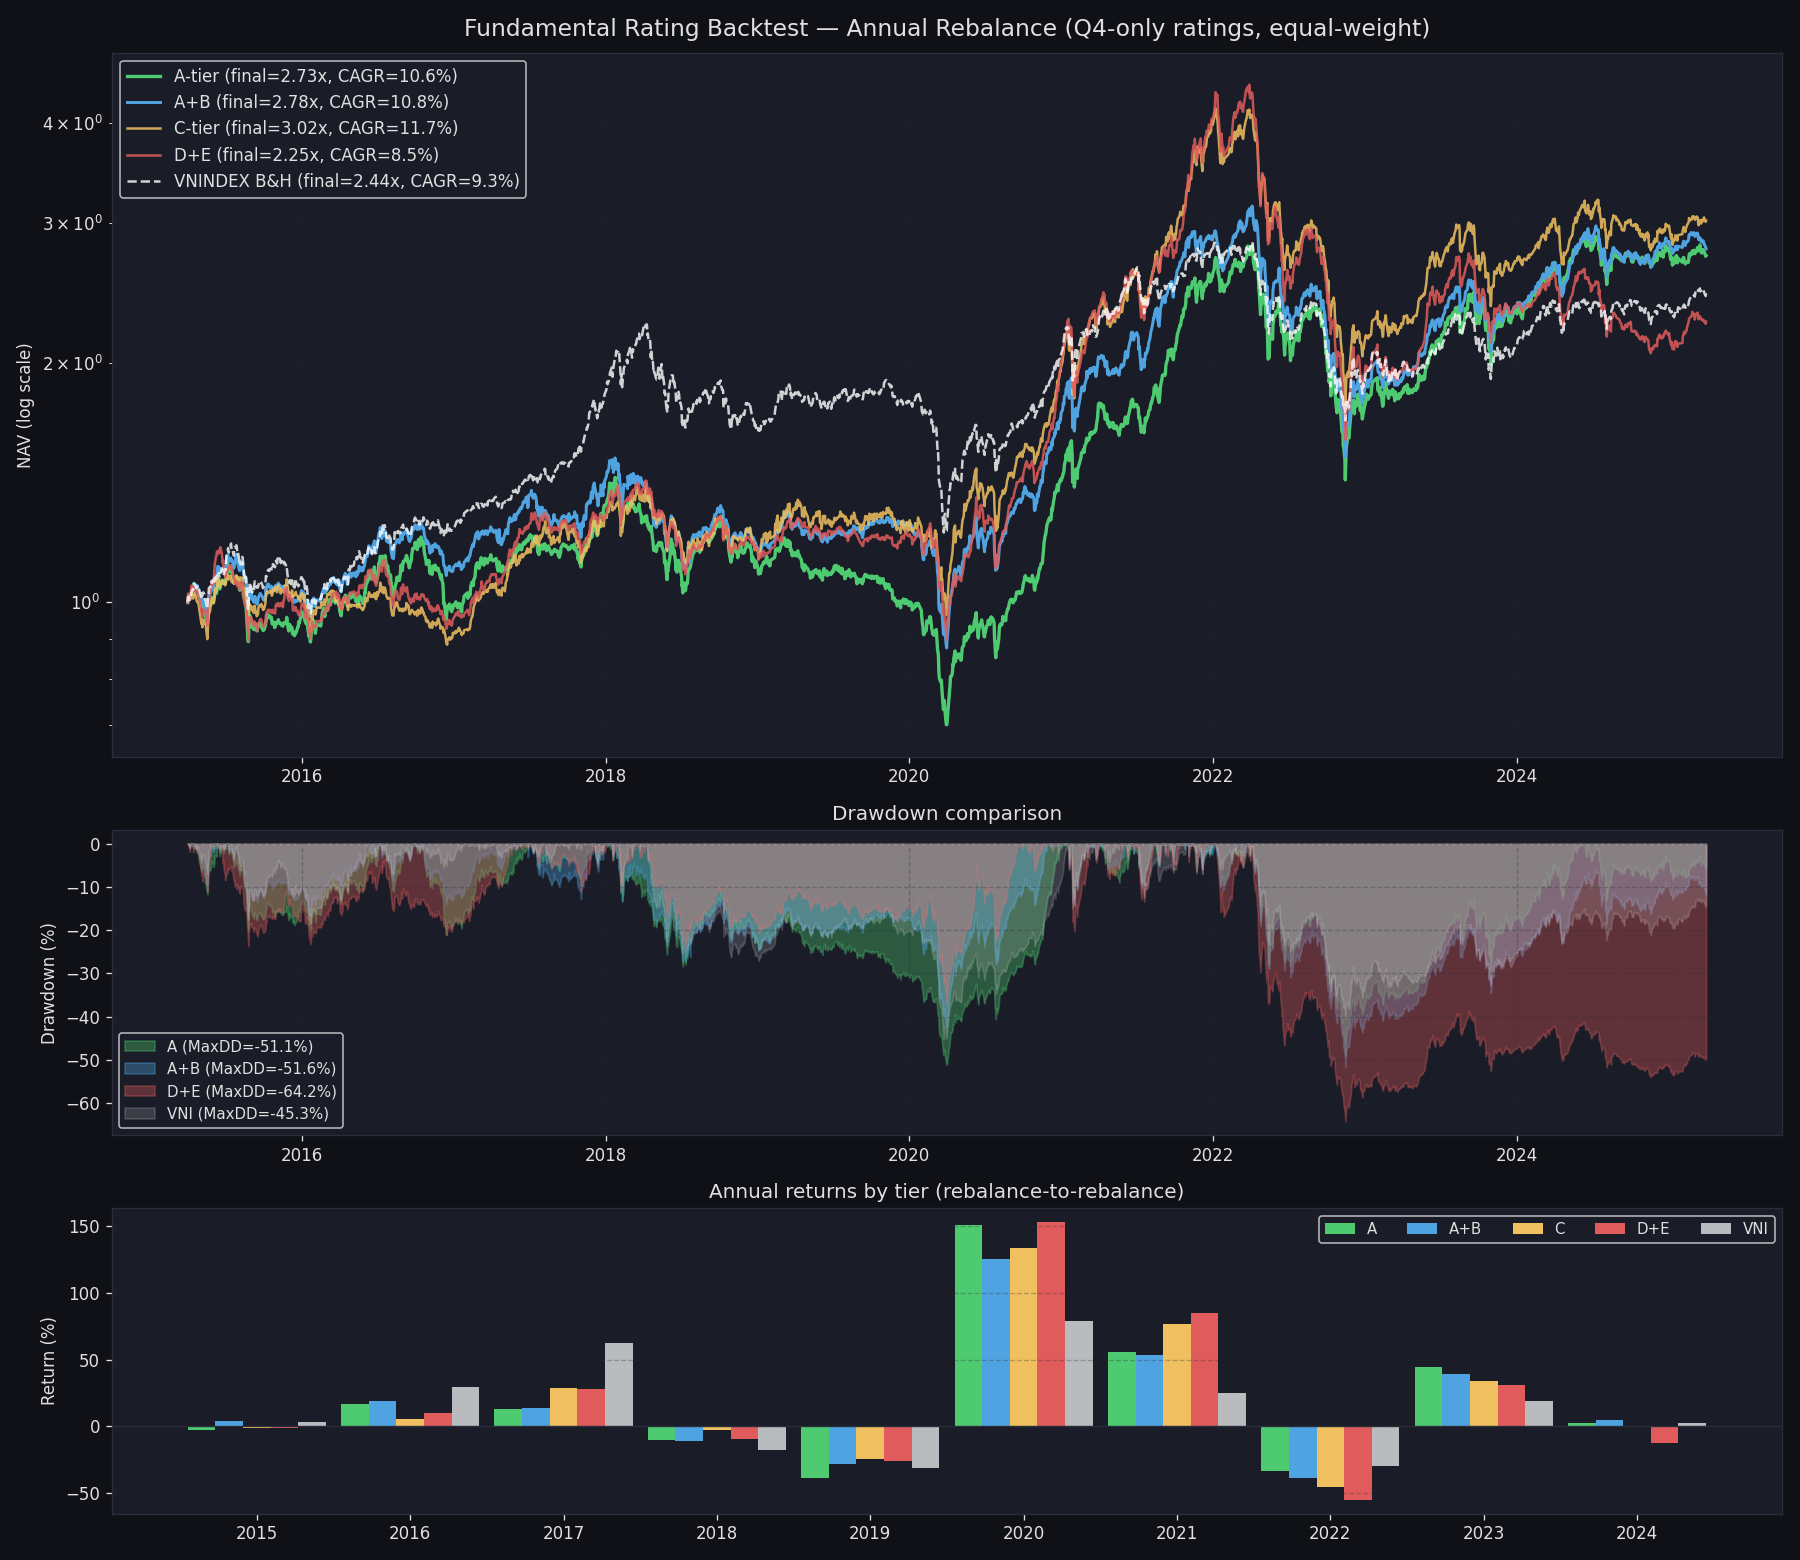

This figure's Python source:
#!/usr/bin/env python3
"""
backtest_fundamental_rating.py
==============================
Yearly-rebalance backtest of the 5-axis fundamental rating system.

Strategy: each April 1 (after annual reports release), buy equal-weighted
basket from each tier (A, A+B, C, D+E) using the latest Q4 (annual) report.
Hold for 1 year, rebalance.

Compares against VNINDEX buy-and-hold over same window.

Output:
- backtest_fundamental_rating.csv  (NAV per strategy by date)
- backtest_fundamental_rating.png  (NAV curves + per-year bars + DD)
"""
import warnings; warnings.filterwarnings("ignore")
import os, subprocess, tempfile
from io import StringIO
import numpy as np, pandas as pd
import matplotlib; matplotlib.use("Agg")
import matplotlib.pyplot as plt
import matplotlib.dates as mdates

PROJECT = "lithe-record-440915-m9"
BQ_BIN  = r"bq"
RATING_CSV = "fundamental_rating.csv"
PRICE_CSV  = "fundamental_rating_prices.csv"
OUT_NAV    = "backtest_fundamental_rating.csv"
OUT_PNG    = "backtest_fundamental_rating.png"

START      = "2015-04-01"   # First rebalance after 2014Q4 reports
END        = "2025-04-01"   # Last rebalance using 2024Q4 reports
TC         = 0.001          # 0.1% per side (CLAUDE.md convention)
MAX_REPORT_AGE = 400        # days; only use Q4 reports released within last ~13M

# ─── Style ───────────────────────────────────────────────────────────────────
DARK_BG="#0f1117"; PANEL_BG="#1a1d27"; GRID_CLR="#2a2d3a"; TEXT_CLR="#e0e0e0"
BLUE="#4fa3e0"; GREEN="#4ecb71"; RED="#e05c5c"; YELLOW="#f0c060"
ORANGE="#f0904a"; PURPLE="#b57bee"; TEAL="#4ecbbb"
plt.rcParams.update({
    "figure.facecolor":DARK_BG,"axes.facecolor":PANEL_BG,"axes.edgecolor":GRID_CLR,
    "axes.labelcolor":TEXT_CLR,"xtick.color":TEXT_CLR,"ytick.color":TEXT_CLR,
    "text.color":TEXT_CLR,"grid.color":GRID_CLR,"grid.linestyle":"--","grid.alpha":0.4,
    "font.family":"DejaVu Sans",
})

# ─── BQ helper ───────────────────────────────────────────────────────────────
def bq_query(sql, label=""):
    with tempfile.NamedTemporaryFile(mode="w", suffix=".sql", delete=False, encoding="utf-8") as f:
        f.write(sql); tmp = f.name
    try:
        cmd = (f'type "{tmp}" | "{BQ_BIN}" query --use_legacy_sql=false '
               f'--project_id={PROJECT} --format=csv --max_rows=10000000')
        r = subprocess.run(cmd, capture_output=True, text=True, timeout=900, shell=True)
    finally:
        try: os.unlink(tmp)
        except: pass
    if r.returncode != 0:
        raise RuntimeError(f"[BQ ERROR] {label}: {(r.stdout or r.stderr)[:600]}")
    txt = r.stdout.strip()
    return pd.read_csv(StringIO(txt)) if txt else pd.DataFrame()

# ─── Load Q4 ratings ─────────────────────────────────────────────────────────
print(f"Loading {RATING_CSV} ...")
df = pd.read_csv(RATING_CSV)
df["time"] = pd.to_datetime(df["time"])
df = df[df["quarter"].str.endswith("Q4")].copy()
print(f"  {len(df):,} Q4 rating rows, {df['ticker'].nunique()} tickers, "
      f"{df['quarter'].nunique()} years")

# Rebalance schedule
rebal_dates = pd.date_range(START, END, freq=pd.DateOffset(years=1))
print(f"  {len(rebal_dates)} rebalance dates: {rebal_dates[0].date()} -> {rebal_dates[-1].date()}")

# ─── Universe schedule ──────────────────────────────────────────────────────
def get_universe(d, tier_set):
    cutoff = d - pd.Timedelta(days=MAX_REPORT_AGE)
    valid = df[(df["time"] <= d) & (df["time"] >= cutoff) & (df["tier"].isin(tier_set))]
    if valid.empty:
        return []
    latest = valid.sort_values("time").groupby("ticker").tail(1)
    return latest["ticker"].tolist()

# Collect all tickers ever used (any tier) -> for price pull
print("Building universe schedule ...")
all_tickers = set()
schedule = {}  # date -> {tier_set_key: [tickers]}
for d in rebal_dates:
    schedule[d] = {
        "A":   get_universe(d, ["A"]),
        "AB":  get_universe(d, ["A", "B"]),
        "C":   get_universe(d, ["C"]),
        "DE":  get_universe(d, ["D", "E"]),
    }
    for tickers in schedule[d].values():
        all_tickers.update(tickers)
all_tickers = sorted(all_tickers)
print(f"  {len(all_tickers)} unique tickers across all rebalances")
for d in rebal_dates:
    print(f"  {d.date()}: A={len(schedule[d]['A'])} "
          f"AB={len(schedule[d]['AB'])} C={len(schedule[d]['C'])} DE={len(schedule[d]['DE'])}")

# ─── Pull daily Close prices ─────────────────────────────────────────────────
if os.path.exists(PRICE_CSV):
    print(f"Loading cached prices {PRICE_CSV} ...")
    prices = pd.read_csv(PRICE_CSV, parse_dates=["time"])
else:
    print(f"Pulling daily Close for {len(all_tickers)} tickers ...")
    tickers_sql = ",".join(f'"{t}"' for t in all_tickers)
    sql = f"""
    SELECT t.ticker, t.time, t.Close
    FROM `lithe-record-440915-m9.tav2_bq.ticker` AS t
    WHERE t.ticker IN UNNEST([{tickers_sql}])
      AND t.time BETWEEN "{START}" AND "{(pd.Timestamp(END) + pd.Timedelta(days=10)).date()}"
    """
    prices = bq_query(sql, "prices")
    prices["time"] = pd.to_datetime(prices["time"])
    prices.to_csv(PRICE_CSV, index=False)
    print(f"  {len(prices):,} price rows cached to {PRICE_CSV}")

price_pivot = prices.pivot_table(index="time", columns="ticker", values="Close", aggfunc="last").sort_index()
print(f"  Price pivot: {price_pivot.shape[0]} days × {price_pivot.shape[1]} tickers")

# ─── VNINDEX benchmark ──────────────────────────────────────────────────────
print("Loading VNINDEX from VNINDEX.csv ...")
vni = pd.read_csv("VNINDEX.csv", parse_dates=["time"], usecols=["time", "ticker", "Close"])
vni = vni[vni["ticker"] == "VNINDEX"][["time", "Close"]].set_index("time").sort_index()
vni = vni.loc[START:pd.Timestamp(END) + pd.Timedelta(days=10)]
print(f"  {len(vni)} VNINDEX days")

# ─── NAV simulation ──────────────────────────────────────────────────────────
def simulate(strategy_key, name):
    records = []
    nav = 1.0
    for i in range(len(rebal_dates) - 1):
        d_curr, d_next = rebal_dates[i], rebal_dates[i+1]
        universe = schedule[d_curr][strategy_key]
        tc_cost = TC if i == 0 else 2 * TC  # first entry vs rebalance
        nav *= (1 - tc_cost)

        if not universe:
            records.append((d_curr, nav))
            continue

        period = price_pivot.loc[d_curr:d_next]
        if period.empty:
            records.append((d_curr, nav)); continue
        # Snap to nearest available trading day for d_curr
        first_row = period.iloc[0]
        valid = [t for t in universe if t in first_row.index and pd.notna(first_row[t])]
        if not valid:
            records.append((d_curr, nav)); continue

        sub = period[valid].ffill()
        norm = sub.div(sub.iloc[0])
        port = norm.mean(axis=1)

        for d, p in port.items():
            records.append((d, nav * p))
        nav = nav * port.iloc[-1]

    out = pd.DataFrame(records, columns=["time", "nav"]).drop_duplicates("time", keep="last")
    out = out.sort_values("time").set_index("time")
    print(f"  {name:<8} final NAV = {out['nav'].iloc[-1]:.3f}x")
    return out

print("\nSimulating ...")
nav_A   = simulate("A",   "A-tier")
nav_AB  = simulate("AB",  "A+B")
nav_C   = simulate("C",   "C-tier")
nav_DE  = simulate("DE",  "D+E")

# VNINDEX B&H aligned to same start
common_start = max(nav_A.index[0], vni.index[0])
common_end   = min(nav_A.index[-1], vni.index[-1])
vni_aligned = vni.loc[common_start:common_end].copy()
vni_aligned["nav"] = vni_aligned["Close"] / vni_aligned["Close"].iloc[0]

# ─── Metrics ────────────────────────────────────────────────────────────────
def metrics(nav_series, name):
    s = nav_series["nav"].dropna()
    if len(s) < 2:
        return None
    days = (s.index[-1] - s.index[0]).days
    years = days / 365.25
    cagr = (s.iloc[-1] / s.iloc[0]) ** (1 / years) - 1
    daily_ret = s.pct_change().dropna()
    spy = len(daily_ret) / years   # actual sessions/year
    sharpe = daily_ret.mean() / daily_ret.std() * np.sqrt(spy) if daily_ret.std() > 0 else 0
    rolling_max = s.expanding().max()
    dd = s / rolling_max - 1
    maxdd = dd.min()
    calmar = cagr / abs(maxdd) if maxdd < 0 else np.nan
    print(f"  {name:<14} CAGR={cagr*100:6.2f}%  Sharpe={sharpe:5.2f}  "
          f"MaxDD={maxdd*100:6.1f}%  Calmar={calmar:5.2f}  Final={s.iloc[-1]:.2f}x")
    return dict(name=name, cagr=cagr, sharpe=sharpe, maxdd=maxdd, calmar=calmar, final=s.iloc[-1])

print("\n=== Performance Metrics ===")
m_A   = metrics(nav_A,   "A-tier")
m_AB  = metrics(nav_AB,  "A+B")
m_C   = metrics(nav_C,   "C-tier")
m_DE  = metrics(nav_DE,  "D+E")
m_VNI = metrics(vni_aligned[["nav"]], "VNINDEX B&H")

# ─── Per-year returns ───────────────────────────────────────────────────────
print("\n=== Annual Returns (rebalance-to-rebalance) ===")
print(f"  {'Year':<10}{'A':>8}{'A+B':>8}{'C':>8}{'D+E':>8}{'VNI':>8}")
for i in range(len(rebal_dates) - 1):
    d_curr, d_next = rebal_dates[i], rebal_dates[i+1]
    def ret(s):
        try:
            v0 = s.loc[s.index >= d_curr].iloc[0]
            v1 = s.loc[s.index <= d_next].iloc[-1]
            return (v1 / v0 - 1) * 100
        except: return float("nan")
    label = f"{d_curr.year}-{d_next.year-2000:02d}"
    rA  = ret(nav_A["nav"]);  rAB = ret(nav_AB["nav"])
    rC  = ret(nav_C["nav"]);  rDE = ret(nav_DE["nav"])
    rV  = ret(vni_aligned["nav"])
    print(f"  {label:<10}{rA:>7.1f}%{rAB:>7.1f}%{rC:>7.1f}%{rDE:>7.1f}%{rV:>7.1f}%")

# ─── Save NAVs ──────────────────────────────────────────────────────────────
combo = pd.concat([
    nav_A["nav"].rename("A"),
    nav_AB["nav"].rename("AB"),
    nav_C["nav"].rename("C"),
    nav_DE["nav"].rename("DE"),
    vni_aligned["nav"].rename("VNINDEX"),
], axis=1).sort_index()
combo.to_csv(OUT_NAV)
print(f"\nSaved NAV series -> {OUT_NAV}")

# ─── Plot ────────────────────────────────────────────────────────────────────
fig, axes = plt.subplots(3, 1, figsize=(15, 13),
                         gridspec_kw={"height_ratios": [3, 1.3, 1.3]})

# (a) NAV curves (log scale)
ax = axes[0]
ax.plot(nav_A.index, nav_A["nav"], label=f"A-tier (final={m_A['final']:.2f}x, CAGR={m_A['cagr']*100:.1f}%)",
        color=GREEN, linewidth=2.0)
ax.plot(nav_AB.index, nav_AB["nav"], label=f"A+B (final={m_AB['final']:.2f}x, CAGR={m_AB['cagr']*100:.1f}%)",
        color=BLUE, linewidth=1.8)
ax.plot(nav_C.index, nav_C["nav"], label=f"C-tier (final={m_C['final']:.2f}x, CAGR={m_C['cagr']*100:.1f}%)",
        color=YELLOW, linewidth=1.5, alpha=0.85)
ax.plot(nav_DE.index, nav_DE["nav"], label=f"D+E (final={m_DE['final']:.2f}x, CAGR={m_DE['cagr']*100:.1f}%)",
        color=RED, linewidth=1.5, alpha=0.85)
ax.plot(vni_aligned.index, vni_aligned["nav"],
        label=f"VNINDEX B&H (final={m_VNI['final']:.2f}x, CAGR={m_VNI['cagr']*100:.1f}%)",
        color="white", linewidth=1.5, linestyle="--", alpha=0.8)
ax.set_yscale("log")
ax.set_ylabel("NAV (log scale)")
ax.set_title("Fundamental Rating Backtest — Annual Rebalance (Q4-only ratings, equal-weight)",
             fontsize=14, color=TEXT_CLR, pad=10)
ax.legend(loc="upper left", framealpha=0.85, fontsize=10)
ax.grid(True, which="both", alpha=0.3)

# (b) Drawdown
ax = axes[1]
for label, n, col in [("A", nav_A, GREEN), ("A+B", nav_AB, BLUE),
                      ("D+E", nav_DE, RED), ("VNI", vni_aligned[["nav"]], "white")]:
    s = n["nav"]
    dd = s / s.expanding().max() - 1
    ax.fill_between(dd.index, dd.values * 100, 0,
                    color=col, alpha=0.35 if label != "VNI" else 0.15,
                    label=f"{label} (MaxDD={dd.min()*100:.1f}%)")
ax.set_ylabel("Drawdown (%)")
ax.set_title("Drawdown comparison")
ax.legend(loc="lower left", framealpha=0.85, fontsize=9)
ax.grid(True, alpha=0.3)

# (c) Annual returns bar chart
ax = axes[2]
years_x, rA_y, rAB_y, rC_y, rDE_y, rV_y = [], [], [], [], [], []
for i in range(len(rebal_dates) - 1):
    d_curr, d_next = rebal_dates[i], rebal_dates[i+1]
    def ret(s):
        try:
            v0 = s.loc[s.index >= d_curr].iloc[0]
            v1 = s.loc[s.index <= d_next].iloc[-1]
            return (v1 / v0 - 1) * 100
        except: return float("nan")
    years_x.append(f"{d_curr.year}")
    rA_y.append(ret(nav_A["nav"]));   rAB_y.append(ret(nav_AB["nav"]))
    rC_y.append(ret(nav_C["nav"]));   rDE_y.append(ret(nav_DE["nav"]))
    rV_y.append(ret(vni_aligned["nav"]))

x = np.arange(len(years_x)); width = 0.18
ax.bar(x - 2*width, rA_y,  width, label="A",     color=GREEN)
ax.bar(x - width,   rAB_y, width, label="A+B",   color=BLUE)
ax.bar(x,           rC_y,  width, label="C",     color=YELLOW)
ax.bar(x + width,   rDE_y, width, label="D+E",   color=RED)
ax.bar(x + 2*width, rV_y,  width, label="VNI",   color="white", alpha=0.7)
ax.axhline(0, color=GRID_CLR, linewidth=0.8)
ax.set_xticks(x); ax.set_xticklabels(years_x)
ax.set_ylabel("Return (%)")
ax.set_title("Annual returns by tier (rebalance-to-rebalance)")
ax.legend(loc="best", framealpha=0.85, fontsize=9, ncol=5)
ax.grid(True, alpha=0.3, axis="y")

plt.tight_layout()
plt.savefig(OUT_PNG, dpi=120, facecolor=DARK_BG)
print(f"Saved chart -> {OUT_PNG}")
